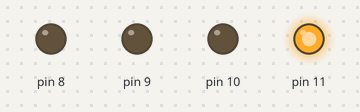
Recording of a sketch running on a simulated Arduino Uno, built with avr-gcc and run on an emulated ATmega328P. Parts: output pins drawn as LEDs (lit = HIGH).

Above: at 0.05 s.
At 0.25 s:
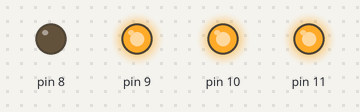
At 0.45 s:
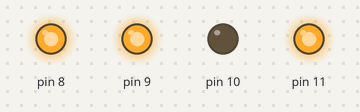
At 0.95 s:
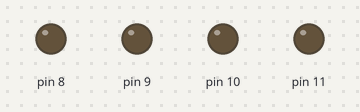
At 1.6 s:
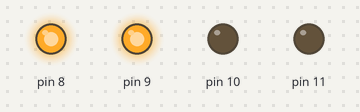
At 2.8 s:
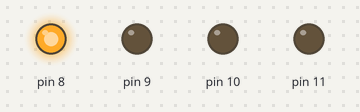
Timing chart, 0 to 3.1 s (numbered marks = the images above):
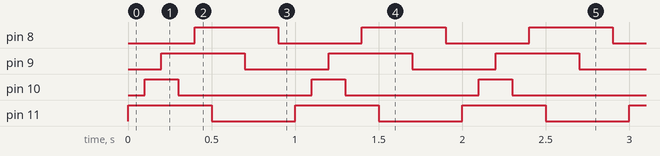

The sketch:

led_animasyon.ino
```cpp
int t=100 ;


void setup() {
  pinMode(11,HIGH);
  pinMode(10,HIGH);
  pinMode(9,HIGH);
    pinMode(8,HIGH);
}

void loop() {
  digitalWrite(11,HIGH);
  delay(t);
digitalWrite(10,HIGH);
  delay(t);
  digitalWrite(9,HIGH);
  delay(t);
digitalWrite(10,LOW);
  delay(t);
  digitalWrite(8,HIGH );
  delay(t);
  digitalWrite(11,LOW);
  delay(t);
digitalWrite(10,LOW);
  delay(t);
  digitalWrite(9,LOW );
  delay(t);
  digitalWrite(10,LOW);
  delay(t);
  digitalWrite(8,LOW );
  delay(t);
}
```

Measured:
- by itself, pin 8, pin 9, pin 11: alternates HIGH for 0.50 s and LOW for 0.50 s
- by itself, pin 10: alternates HIGH for 0.20 s and LOW for 0.80 s
- by itself, everything shown: repeats every 1.0 s, in 8 steps
